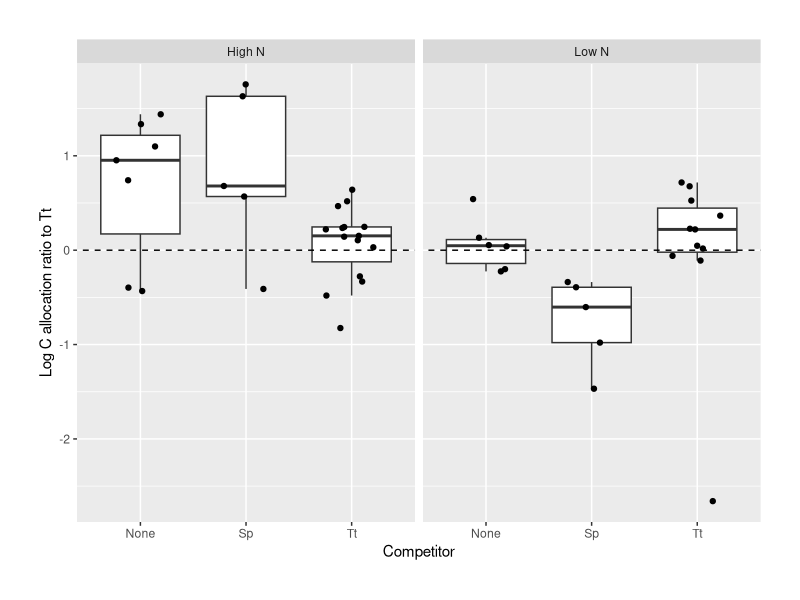

Write the R code that produced this figure. (Note: this script raises an error after producing the figure.)
# 6 - FC_isotopes_lme_C_allocation_to_Tt
# June 2020
# Using an LME framework to more rigorously calculate how C allocation ratios
# to Tt shifted with competitive context

setwd("~/Documents/Fungal competition project/fungal-competition2020/")

# Load required packages
require(cowplot)
require(tidyverse)
require(lmerTest)

# Loading required data
together = read_csv("FCdata/isotope_and_plant_metadata_with_competition_coded_clearly.csv")

# Declare constants:
smallconstant = 0.000473 # Need to add this to all C values to get around a negative value below.
artificial_minimum_alloc_ratio = 0.07 # minimum allocation ratio OBSERVED, besides 0, was 0.1428159.
# I'll add 0.07, half this value, to everything that is zero so it can be logged.

#### How does the allocation ratio to Tt change with competition? ####
# Hypothesis: Relative allocation to Tt should
# be greater when Tt is vs. Sp or vs. None.
# When vs. Tt, log alloc ratio should be zero.

allocratios = together[-grep("MIXED", together$Fungi),]
allocratios = allocratios[-grep("Mixed", allocratios$versus),]

allocratios$allocratio = numeric(nrow(allocratios))
allocratios$mycorrhizas.APE13C = allocratios$mycorrhizas.APE13C + smallconstant

for (i in 1:nrow(allocratios)) {
  for (j in 1:nrow(allocratios)) {
    if (allocratios$Plant[i] == allocratios$Plant[j] &
        allocratios$Side[i] != allocratios$Side[j]) {
      if (allocratios$compartment_fungus[i] == "Tt") {
        if (allocratios$compartment_fungus[j] != "None") {
          allocratios$allocratio[i] = allocratios$mycorrhizas.APE13C[i]/allocratios$mycorrhizas.APE13C[j]
          allocratios$allocratio[j] = NA # to ensure one entry per plant
        } else if (allocratios$compartment_fungus[j] == "None") {
          allocratios$allocratio[i] = allocratios$mycorrhizas.APE13C[i]/allocratios$uncolonized_roots.APE13C[j]
        }
      } else if (allocratios$compartment_fungus[i] == "Sp") {
        if (allocratios$compartment_fungus[j] == "Sp") {
          allocratios$allocratio[i] = allocratios$mycorrhizas.APE13C[i]/allocratios$mycorrhizas.APE13C[j]
          allocratios$allocratio[j] = NA # to ensure one entry per plant
        } else if (allocratios$compartment_fungus[j] == "None") {
          allocratios$allocratio[i] = allocratios$mycorrhizas.APE13C[i]/allocratios$uncolonized_roots.APE13C[j]
        }
      }
    }
  }
}

spalloc = allocratios[grep("Sp", allocratios$compartment_fungus),]
spalloc = spalloc[!is.na(spalloc$allocratio),]
spalloc$logallocratio = log(spalloc$allocratio + artificial_minimum_alloc_ratio)

allocratios = allocratios[grep("Tt", allocratios$compartment_fungus),]
allocratios = allocratios[!is.na(allocratios$allocratio),]

# allocratios$logallocratio = log(allocratios$allocratio + artificial_minimum_alloc_ratio) 
# whoops though! also have a negative value.
# It's a Tt/Tt plant. 6073. I guess at least
# one side wasn't really enriched for C?
# just6073 = together[together$Plant == 6073,]
# That value is -0.0004728348.
# Let's just add 0.000473 to everything upstream.


allocratios$logallocratio = log(allocratios$allocratio + artificial_minimum_alloc_ratio) 

labels = c(High = "High N", Low = "Low N")


### Statistical test with lmerTest ###
allocation_ratio.full = lmer(logallocratio ~ versus * N_level + (1|Batch), 
                data = allocratios)

# Boundary(singular) fit... but may not be wrong.

anova(allocation_ratio.full)

### A series of t tests to see if any of these distributions differ from null expectation ###

# I expect that, if the plant had NO preference, each of these distributions 
# would be centered around zero (the dashed line in my plot).
# Because of this expectation, I feel okay with using a t test to see 
# if any of these are actually different from zero. 

# I hypothesize that the log allocation ratio to Tt will be 
# significantly greater than zero when the plant prefers Tt,
# which in this experiment appears to be the High N conditions.

nonehigh = subset(allocratios, versus == "None" & N_level == "High")
t.test(nonehigh$logallocratio) # marginal: p = 0.06
otherhigh = subset(allocratios, versus == "Sp" & N_level == "High")
t.test(otherhigh$logallocratio) # marginal: p = 0.09
selfhigh = subset(allocratios, versus == "Tt" & N_level == "High")
t.test(selfhigh$logallocratio) # NS: p = 0.4899
nonelow = subset(allocratios, versus == "None" & N_level == "Low")
t.test(nonelow$logallocratio) # NS: p = 0.6373
otherlow = subset(allocratios, versus == "Sp" & N_level == "Low")
t.test(otherlow$logallocratio) # significant: p = 0.02295
selflow = subset(allocratios, versus == "Tt" & N_level == "Low")
t.test(selflow$logallocratio) # NS: p = 0.9918

### Plot ###

ggplot(data = allocratios) +
  geom_boxplot(outlier.alpha = 0,
               aes(x = versus, y = logallocratio)) +
  geom_jitter(aes(x = versus, y = logallocratio),
              width = 0.25) +
  geom_abline(intercept = 0, slope = 0, linetype = "dashed") +
  facet_grid(. ~ N_level, labeller = labeller(N_level = labels)) +
  ylab("Log C allocation ratio to Tt") +
  theme(plot.margin = unit(c(1,1,1,1), "cm")) +
  xlab("Competitor")

# ggplot(data = spalloc) +
#   geom_boxplot(outlier.alpha = 0,
#                aes(x = competition_treatment, y = logallocratio)) +
#   geom_jitter(aes(x = competition_treatment, y = logallocratio),
#               width = 0.25) +
#   geom_abline(intercept = 0, slope = 0, linetype = "dashed") +
#   facet_grid(. ~ N_level, labeller = labeller(N_level = labels))

# VERY interesting.
# Tt gets more C relative to Sp under high N;
# basically same amount vs itself.
# Tt gets LESS N relative to Sp under low N,
# basically same amount vs itself.

justvsmycos = subset(allocratios, competition_treatment != "None")

# STATS for main text
t.test(logallocratio ~ competition_treatment, data = subset(justvsmycos, N_level == "High"))
t.test(logallocratio ~ competition_treatment, data = subset(justvsmycos, N_level == "Low"))

justvsmycos %>% group_by(N_level, competition_treatment) %>% summarize(mu = mean(logallocratio), stdev = sd(logallocratio), med = median(logallocratio))


anovaoverall = aov(logallocratio ~ competition_treatment*N_level, data = justvsmycos)
summary(anovaoverall)
# Significant interaction, not either thing by itself.
anovaflipped = aov(logallocratio ~ N_level*competition_treatment, data = justvsmycos)
summary(anovaflipped) # Basically same result, phew!

TukeyHSD(anovaoverall)
# Other low vs other high
# self high vs other high

figfortalk = ggplot(data = justvsmycos) +
  geom_boxplot(outlier.alpha = 0,
               aes(x = competition_treatment, y = logallocratio)) +
  geom_jitter(aes(x = competition_treatment, y = logallocratio),
              width = 0.25) +
  geom_abline(intercept = 0, slope = 0, linetype = "dashed") +
  facet_grid(. ~ N_level, labeller = labeller(N_level = labels)) +
  xlab("Competition treatment") +
  ylab(bquote(atop("Log exchange rate", "("^13*"C to "^15*"N excess in mycorrhizas)")))

pdf("plots/Allocation_ratio_boxplot_fortalk.pdf", width = 8, height = 4)
figfortalk
dev.off()

median(justvsmycos$allocratio[justvsmycos$competition_treatment == "Other" &
                                justvsmycos$N_level == "High"])
# 1.904
median(justvsmycos$allocratio[justvsmycos$competition_treatment == "Self" &
                                justvsmycos$N_level == "High"])
# 1.0887

median(justvsmycos$allocratio[justvsmycos$competition_treatment == "Other" &
                                justvsmycos$N_level == "Low"])
# 0.4771 -- got 48% as much C as Suillus. 

median(justvsmycos$allocratio[justvsmycos$competition_treatment == "Self" &
                                justvsmycos$N_level == "Low"])
# 1.0814





starinfo = data.frame(x = c((1.5), (1.5)),
                      y = c(2.4, 2.1),
                      N_level = c(rep("High", 1), rep("Low", 1)),
                      labs = c(".", "*"))

seginfo = data.frame(x = c(0.9, 0.9), 
                     xend = c(2.1, 2.1),
                     y = c(2, 2), 
                     yend = c(2, 2), 
                     color = c("black", "black"),
                     N_level = c("High", "Low"))


figforpaper = ggplot(data = justvsmycos) +
  geom_boxplot(outlier.alpha = 0,
               aes(x = competition_treatment, y = logallocratio)) +
  geom_jitter(aes(x = competition_treatment, y = logallocratio),
              width = 0.25) +
  geom_abline(intercept = 0, slope = 0, linetype = "dashed") +
  facet_grid(. ~ N_level, labeller = labeller(N_level = labels)) +
  geom_segment(data=seginfo,
               aes(x=x,y=y,yend=yend,xend=xend),inherit.aes=FALSE) +
  geom_text(data = starinfo, aes(x, y, label = labs), size = 8) +
  theme(plot.margin = unit(c(1,1,0.5,0.5), "cm")) +
  xlab("Competition treatment") +
  ylab(expression(atop("Log carbon allocation ratio","("*italic("Thelephora terrestris"*")"))))

save_plot("plots/MAIN_Allocation_ratio_for_paper.pdf",
          figforpaper,
          base_aspect_ratio = 1.8)

pdf("plots/Allocation_ratio_boxplot_withannots_fortalk.pdf", width = 8, height = 4)
figforpaper
dev.off()
